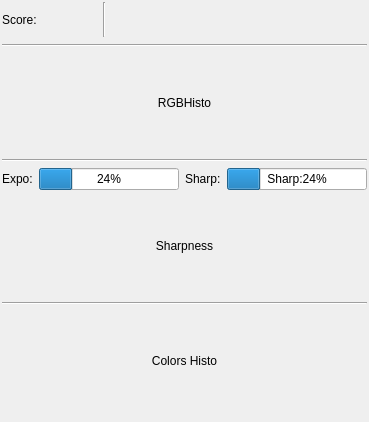
<?xml version="1.0" encoding="UTF-8"?>
<ui version="4.0">
 <class>ImageInfoWidget</class>
 <widget class="QWidget" name="ImageInfoWidget">
  <property name="geometry">
   <rect>
    <x>0</x>
    <y>0</y>
    <width>369</width>
    <height>422</height>
   </rect>
  </property>
  <property name="windowTitle">
   <string>Form</string>
  </property>
  <layout class="QVBoxLayout" name="verticalLayout">
   <property name="leftMargin">
    <number>2</number>
   </property>
   <property name="topMargin">
    <number>1</number>
   </property>
   <property name="rightMargin">
    <number>2</number>
   </property>
   <item>
    <widget class="QWidget" name="widget" native="true">
     <property name="sizePolicy">
      <sizepolicy hsizetype="Preferred" vsizetype="Minimum">
       <horstretch>0</horstretch>
       <verstretch>0</verstretch>
      </sizepolicy>
     </property>
     <layout class="QHBoxLayout" name="horizontalLayout">
      <property name="spacing">
       <number>1</number>
      </property>
      <property name="leftMargin">
       <number>0</number>
      </property>
      <property name="topMargin">
       <number>1</number>
      </property>
      <property name="bottomMargin">
       <number>1</number>
      </property>
      <item>
       <widget class="QLabel" name="label">
        <property name="toolTip">
         <string>Score of picture : combination between sharpness and exposure</string>
        </property>
        <property name="text">
         <string>Score:</string>
        </property>
       </widget>
      </item>
      <item>
       <widget class="QPushButton" name="scoreButton0">
        <property name="text">
         <string/>
        </property>
        <property name="icon">
         <iconset resource="../ema.qrc">
          <normaloff>:/icons/icons/16x16/flag-black.png</normaloff>:/icons/icons/16x16/flag-black.png</iconset>
        </property>
        <property name="shortcut">
         <string>0</string>
        </property>
        <property name="flat">
         <bool>true</bool>
        </property>
       </widget>
      </item>
      <item>
       <widget class="Line" name="line_4">
        <property name="orientation">
         <enum>Qt::Vertical</enum>
        </property>
       </widget>
      </item>
      <item>
       <widget class="QPushButton" name="scoreButton1">
        <property name="text">
         <string/>
        </property>
        <property name="icon">
         <iconset resource="../ema.qrc">
          <normaloff>:/icons/icons/star_off.png</normaloff>:/icons/icons/star_off.png</iconset>
        </property>
        <property name="shortcut">
         <string>1</string>
        </property>
        <property name="flat">
         <bool>true</bool>
        </property>
       </widget>
      </item>
      <item>
       <widget class="QPushButton" name="scoreButton2">
        <property name="text">
         <string/>
        </property>
        <property name="icon">
         <iconset resource="../ema.qrc">
          <normaloff>:/icons/icons/star_off.png</normaloff>:/icons/icons/star_off.png</iconset>
        </property>
        <property name="shortcut">
         <string>2</string>
        </property>
        <property name="flat">
         <bool>true</bool>
        </property>
       </widget>
      </item>
      <item>
       <widget class="QPushButton" name="scoreButton3">
        <property name="text">
         <string/>
        </property>
        <property name="icon">
         <iconset resource="../ema.qrc">
          <normaloff>:/icons/icons/star_off.png</normaloff>:/icons/icons/star_off.png</iconset>
        </property>
        <property name="shortcut">
         <string>3</string>
        </property>
        <property name="flat">
         <bool>true</bool>
        </property>
       </widget>
      </item>
      <item>
       <widget class="QPushButton" name="scoreButton4">
        <property name="text">
         <string/>
        </property>
        <property name="icon">
         <iconset resource="../ema.qrc">
          <normaloff>:/icons/icons/star_off.png</normaloff>:/icons/icons/star_off.png</iconset>
        </property>
        <property name="shortcut">
         <string>4</string>
        </property>
        <property name="flat">
         <bool>true</bool>
        </property>
       </widget>
      </item>
      <item>
       <widget class="QPushButton" name="scoreButton5">
        <property name="text">
         <string/>
        </property>
        <property name="icon">
         <iconset resource="../ema.qrc">
          <normaloff>:/icons/icons/star_off.png</normaloff>:/icons/icons/star_off.png</iconset>
        </property>
        <property name="shortcut">
         <string>5</string>
        </property>
        <property name="flat">
         <bool>true</bool>
        </property>
       </widget>
      </item>
     </layout>
    </widget>
   </item>
   <item>
    <widget class="Line" name="line_3">
     <property name="orientation">
      <enum>Qt::Horizontal</enum>
     </property>
    </widget>
   </item>
   <item>
    <widget class="QLabel" name="histoImageLabel">
     <property name="sizePolicy">
      <sizepolicy hsizetype="Preferred" vsizetype="Fixed">
       <horstretch>0</horstretch>
       <verstretch>0</verstretch>
      </sizepolicy>
     </property>
     <property name="minimumSize">
      <size>
       <width>0</width>
       <height>100</height>
      </size>
     </property>
     <property name="maximumSize">
      <size>
       <width>16777215</width>
       <height>100</height>
      </size>
     </property>
     <property name="toolTip">
      <string>RGB histogram of picture</string>
     </property>
     <property name="text">
      <string>RGBHisto</string>
     </property>
     <property name="scaledContents">
      <bool>true</bool>
     </property>
     <property name="alignment">
      <set>Qt::AlignCenter</set>
     </property>
    </widget>
   </item>
   <item>
    <widget class="Line" name="line_2">
     <property name="orientation">
      <enum>Qt::Horizontal</enum>
     </property>
    </widget>
   </item>
   <item>
    <layout class="QHBoxLayout" name="horizontalLayout_2">
     <item>
      <widget class="QLabel" name="label_2">
       <property name="toolTip">
        <string>Histogram analysis score</string>
       </property>
       <property name="text">
        <string>Expo:</string>
       </property>
      </widget>
     </item>
     <item>
      <widget class="QProgressBar" name="histoDial">
       <property name="toolTip">
        <string>Histogram analysis score</string>
       </property>
       <property name="value">
        <number>24</number>
       </property>
       <property name="format">
        <string>%p%</string>
       </property>
      </widget>
     </item>
     <item>
      <widget class="QLabel" name="label_3">
       <property name="toolTip">
        <string>Sharpness analysis score</string>
       </property>
       <property name="text">
        <string>Sharp:</string>
       </property>
      </widget>
     </item>
     <item>
      <widget class="QProgressBar" name="sharpnessDial">
       <property name="toolTip">
        <string>Sharpness analysis score</string>
       </property>
       <property name="value">
        <number>24</number>
       </property>
       <property name="format">
        <string>Sharp:%p%</string>
       </property>
      </widget>
     </item>
    </layout>
   </item>
   <item>
    <widget class="QLabel" name="sharpnessImageLabel">
     <property name="minimumSize">
      <size>
       <width>182</width>
       <height>100</height>
      </size>
     </property>
     <property name="maximumSize">
      <size>
       <width>16777215</width>
       <height>100</height>
      </size>
     </property>
     <property name="toolTip">
      <string>Sharp block in image</string>
     </property>
     <property name="text">
      <string>Sharpness</string>
     </property>
     <property name="scaledContents">
      <bool>false</bool>
     </property>
     <property name="alignment">
      <set>Qt::AlignCenter</set>
     </property>
    </widget>
   </item>
   <item>
    <widget class="Line" name="line">
     <property name="orientation">
      <enum>Qt::Horizontal</enum>
     </property>
    </widget>
   </item>
   <item>
    <widget class="QLabel" name="hsvImageLabel">
     <property name="minimumSize">
      <size>
       <width>182</width>
       <height>100</height>
      </size>
     </property>
     <property name="maximumSize">
      <size>
       <width>16777215</width>
       <height>100</height>
      </size>
     </property>
     <property name="toolTip">
      <string>Hue, Saturation, Value histogram</string>
     </property>
     <property name="text">
      <string>Colors Histo</string>
     </property>
     <property name="alignment">
      <set>Qt::AlignCenter</set>
     </property>
    </widget>
   </item>
  </layout>
 </widget>
 <resources>
  <include location="../ema.qrc"/>
 </resources>
 <connections/>
</ui>
